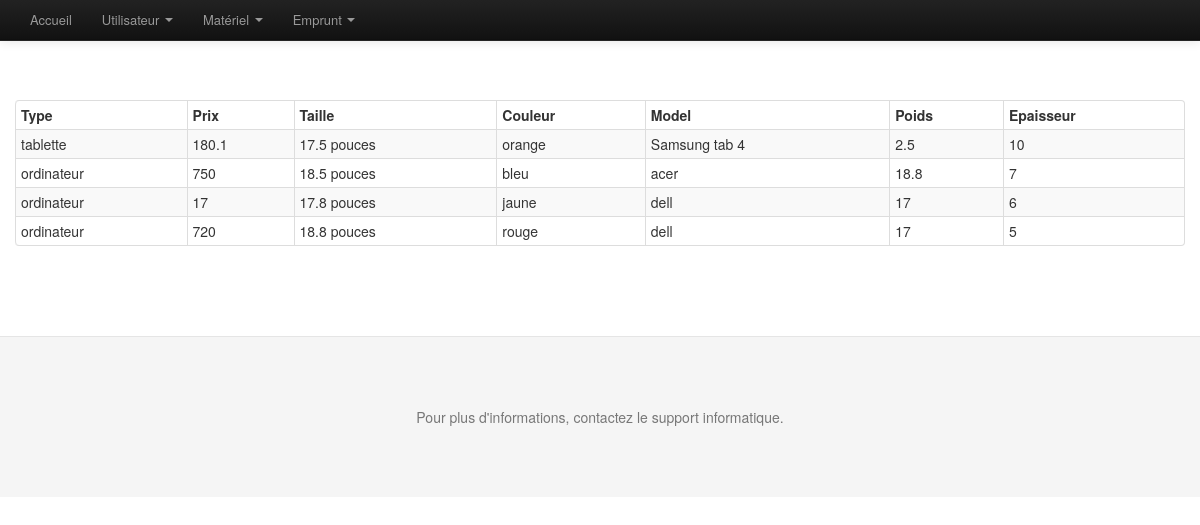
Screenshot of /listerM.php with the database file from the repository.
### tables this page shows
CREATE TABLE IF NOT EXISTS `materiel` (
  `ID` int(11) NOT NULL AUTO_INCREMENT,
  `type` varchar(10) NOT NULL COMMENT 'tablette ou ordinateur',
  `prix` double NOT NULL,
  `taille` varchar(24) NOT NULL,
  `couleur` varchar(24) NOT NULL,
  `model` varchar(24) NOT NULL,
  `poids` double NOT NULL,
  `epaisseur` int(2) NOT NULL,
  PRIMARY KEY (`ID`)
);

### listerM.php (called while the page is built, shortened)
<?php
  $repVues = './vues/';
  require("./include/_bdGestionDonnees.lib.php");
  $materiel = listerMateriel();
  include($repVues."entete.php") ;
  include($repVues."menu.php") ;
  include($repVues."vListerM.php");
  include($repVues."pied.php") ;
  ?>

### include/_bdGestionDonnees.lib.php (called while the page is built, shortened)
<?php
function connecterServeurBD()
{
    $PARAM_hote='localhost';
    $PARAM_port='3306';
    $PARAM_nom_bd='gsb';
    $PARAM_utilisateur='root';
    $PARAM_mot_passe='';
    $connect = new PDO('mysql:host='.$PARAM_hote.';port='.$PARAM_port.';dbname='.$PARAM_nom_bd, $PARAM_utilisateur, $PARAM_mot_passe);
    return $connect;
}
function listerMateriel()
{
    $connexion = connecterServeurBD();
    $requete="select * from materiel";
    $jeuResultat=$connexion->query($requete);
    $i = 0;
    $ligne = $jeuResultat->fetch();
    while($ligne)
    {
        $materiel[$i]['type']=$ligne['type'];
        $materiel[$i]['prix']=$ligne['prix'];
        $materiel[$i]['taille']=$ligne['taille'];
        $materiel[$i]['couleur']=$ligne['couleur'];
        $materiel[$i]['model']=$ligne['model'];
        $materiel[$i]['poids']=$ligne['poids'];
        $materiel[$i]['epaisseur']=$ligne['epaisseur'];
        $ligne=$jeuResultat->fetch();
        $i = $i + 1;
    }
  return $materiel;
}
?>

### vues/vListerM.php (the view)
<div class="container">
    <table class="table table-bordered table-striped table-condensed">
      <br><br> <br>
      <thead>
        <tr>
          <th>Type</th>
          <th>Prix</th>
          <th>Taille</th>
          <th>Couleur</th>
          <th>Model</th>
          <th>Poids</th>
          <th>Epaisseur</th>
        </tr>
      </thead>
      <tbody>
<?php
    $i = 0;
    while($i < count($materiel))
    {
 ?>
        <tr>
        <td><?php echo $materiel[$i]["type"]?></td>
            <td><?php echo $materiel[$i]["prix"]?></td>
            <td><?php echo $materiel[$i]["taille"]?></td>
            <td align="right"><?php echo $materiel[$i]["couleur"]?></td>
            <td><?php echo $materiel[$i]["model"]?></td>
            <td><?php echo $materiel[$i]["poids"]?></td>
            <td><?php echo $materiel[$i]["epaisseur"]?></td>
        </tr>
<?php
        $i = $i + 1;
     }
?>
       </tbody>
     </table>
  </div>

### assets/css/docs.css (style rules this page uses)
body { position: relative; padding-top: 40px; }

### rows the page displays
materiel: type "tablette", prix "180.1", taille "17.5 pouces", couleur "orange", model "Samsung tab 4", poids "2.5", epaisseur "10"
materiel: type "ordinateur", prix "750", taille "18.5 pouces", couleur "bleu", model "acer", poids "18.8", epaisseur "7"
materiel: type "ordinateur", prix "17", taille "17.8 pouces", couleur "jaune", model "dell", poids "17", epaisseur "6"
materiel: type "ordinateur", prix "720", taille "18.8 pouces", couleur "rouge", model "dell", poids "17", epaisseur "5"
